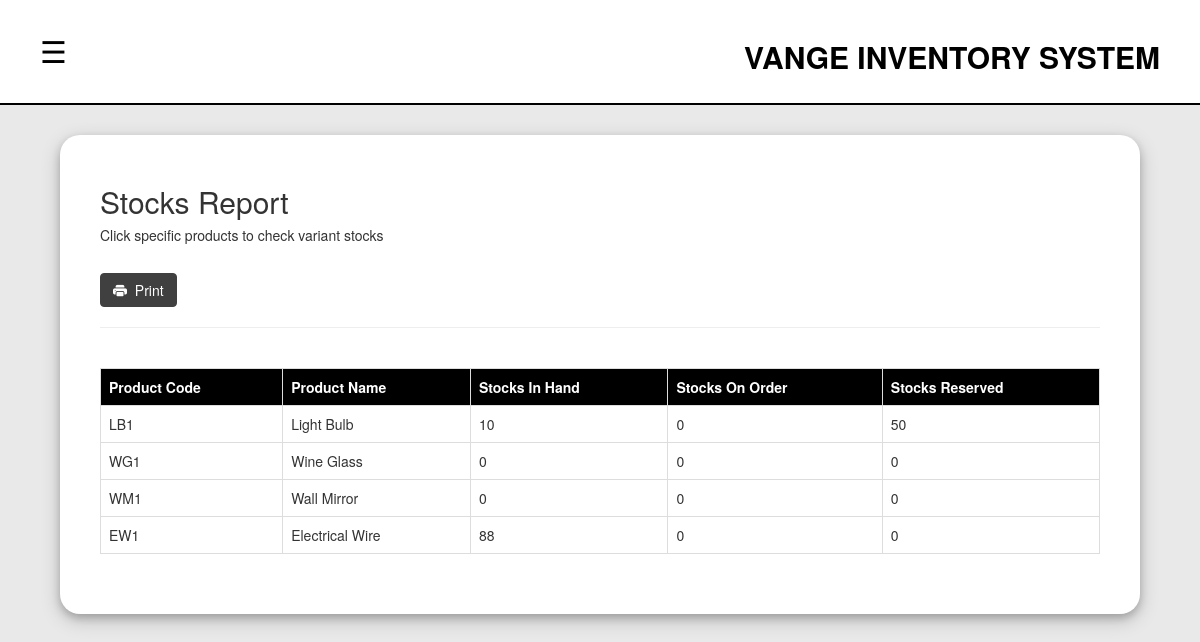
Screenshot of /reports.php (signed in) with the database file from the repository.
### tables this page shows
CREATE TABLE `products` (
  `id` int(11) NOT NULL,
  `code` varchar(50) NOT NULL,
  `name` varchar(100) NOT NULL,
  `description` text DEFAULT NULL,
  `category_id` int(11) NOT NULL,
  `tags` varchar(255) DEFAULT NULL,
  `discount` decimal(10,2) DEFAULT 0.00,
  `reorder_point` int(11) NOT NULL DEFAULT 0,
  `created_at` timestamp NOT NULL DEFAULT current_timestamp()
);

### reports.php (the view, shortened to what this page needs)
<?php
    include("navbar.php");
?>
<!DOCTYPE html>
<html lang="en">
<head>
</head>
<body>
    <div class="content_container">
        <div class="row">
            <div class="col-lg-12">
            <h2>Stocks Report</h2>
            <h5>Click specific products to check variant stocks</h5><br>
            <button type="button" class="btn btn-info" onclick="print1()"><i class="bi bi-printer-fill"></i> &nbsp;Print</button>
            <br><hr><br>
                <div class="record_table">
                <table width="100%" class="table table-bordered stocks_table">
                    <tr>
                        <th>Product Code</th>
                        <th>Product Name</th>
                        <th>Stocks In Hand</th>
                        <th>Stocks On Order</th>
                        <th>Stocks Reserved</th>
                    </tr>
                    <?php
                        while($row=$result->fetch_assoc()){
                            echo "<tr class='i_product_stock' product_id='$row[product_id]'>
                                <td>$row[product_code]</td>
                                <td>$row[product_name]</td>
                                <td>$row[stocks_in_hand]</td>
                                <td>$row[stocks_on_order]</td>
                                <td>$row[stocks_reserved]</td>
                            </tr>";
                        }
                        ?>
                </table>
                </div>
            </div>
        </div>
    </div>
</body>
</html>

### style.css (style rules this page uses)
body { overflow-x: hidden; background-color: rgb(233, 233, 233); }
.table-bordered tr th { background-color: black; color: white; }
.content_container { padding: 40px; padding-top: 30px; width: 100%; box-shadow: 0 4px 8px 0 rgba(0, 0, 0, 0.2), 0 6px 20px 0 rgba(0, 0, 0, 0.19); width: 90%; margin: 0 auto; margin-top: 30px; margin-bottom: 30px; border-radius: 20px; background-color: white; }
.all_products, .record_table { overflow-x: auto; }
.btn { background-color: rgb(64, 64, 64); border-color: rgb(64, 64, 64); color: white; transition: 0.5s ease }

### rows the page displays
products: code "LB1", name "Light Bulb", row "10", row "0", row "50"
products: code "WG1", name "Wine Glass", row "0"
products: code "WM1", name "Wall Mirror", row "0"
products: code "EW1", name "Electrical Wire", row "88", row "0"
